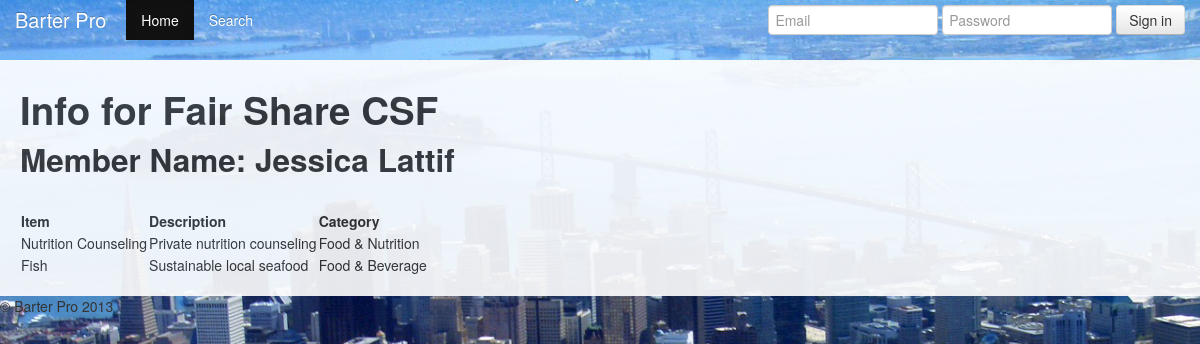
/display_user/1, run on the app's committed database.
### model.py (models this page shows, shortened)
class User(Base):
	__tablename__ = 'users'
	id = Column(Integer, primary_key=True)
	email = Column(String)
	password = Column(String)
	first_name = Column(String)
	last_name = Column(String)
	zipcode = Column(String)
	biz_name = Column(String)
	website = Column(String)
	image_url = Column(String, nullable=True)
	opt_a = Column(String, nullable=True)
	opt_b = Column(String, nullable=True)
	opt_c = Column(String, nullable=True)

class Item(Base):
	__tablename__ = 'items'
	id = Column(Integer, primary_key=True)
	name = Column(String)
	description = Column(String)
	owned = Column(Boolean)
	image_url = Column(String, nullable=True)
	user_id = Column(Integer, ForeignKey("users.id"))
	cat_id = Column(Integer, ForeignKey("categories.id"))
	user = relationship("User", backref=backref("items", order_by=id))
	category = relationship("Category", backref=backref("items", order_by=id))

class Category(Base):
	__tablename__ = 'categories'
	id = Column(Integer, primary_key=True)
	name = Column(String)				#category of item listed
	cat_type = Column(Integer) 			#goods or services

### server.py (the view)
@app.route("/display_user/<int:id>", methods=["GET"])
def display_user(id):
	user = db_session.query(User).filter_by(id=id).one()
	items = user.items
	return render_template("display_user.html", user=user, items=items)
	pass

### server.py (called while the page is built)
@app.before_request
def before_request():
	g.user_id = session.get("user_id") #gets user ID from current session
	if not g.user_id: # redirects to log-in if no user ID session
		g.user_id = None
		g.user = None
	else:
		g.user = db_session.query(User).get(g.user_id)
		g.notifications, g.new_confirms = get_notifications()
		print "***************", g.notifications

### Templates/display_user.html (shortened to what this page needs)
{% extends "layout.html" %}
{% block body %}
<div class="container wrapper">
		<h1>Info for {{ user.biz_name }}</h1>
		<h2>Member Name: {{ user.first_name }} {{ user.last_name }}</h2>
		<br>
				<table>
					<td>
					<strong>
						Item
					</strong>
				</td>
				<td>
					<strong>
						Description
					</strong>
				</td>
				<td>
					<strong>
						Category
					</strong>
				</td>
					{% for item in user.items %}
					<tr>
					<td>
						{{ item.name }}
					</td>
					<td>
						{{ item.description }}
					</td>
					<td>
						{{ item.category.name }}
					</td>
					{% endfor %}
				</table>
</div>
{% endblock %}

### Templates/layout.html (style rules this page uses)
body { padding-top: 60px; padding-bottom: 40px; }

### data on the page
User: biz_name "Fair Share CSF", first_name "Jessica", last_name "Lattif"
Item: name "Nutrition Counseling", description "Private nutrition counseling", category.name "Food & Nutrition"
Item: name "Fish", description "Sustainable local seafood", category.name "Food & Beverage"
